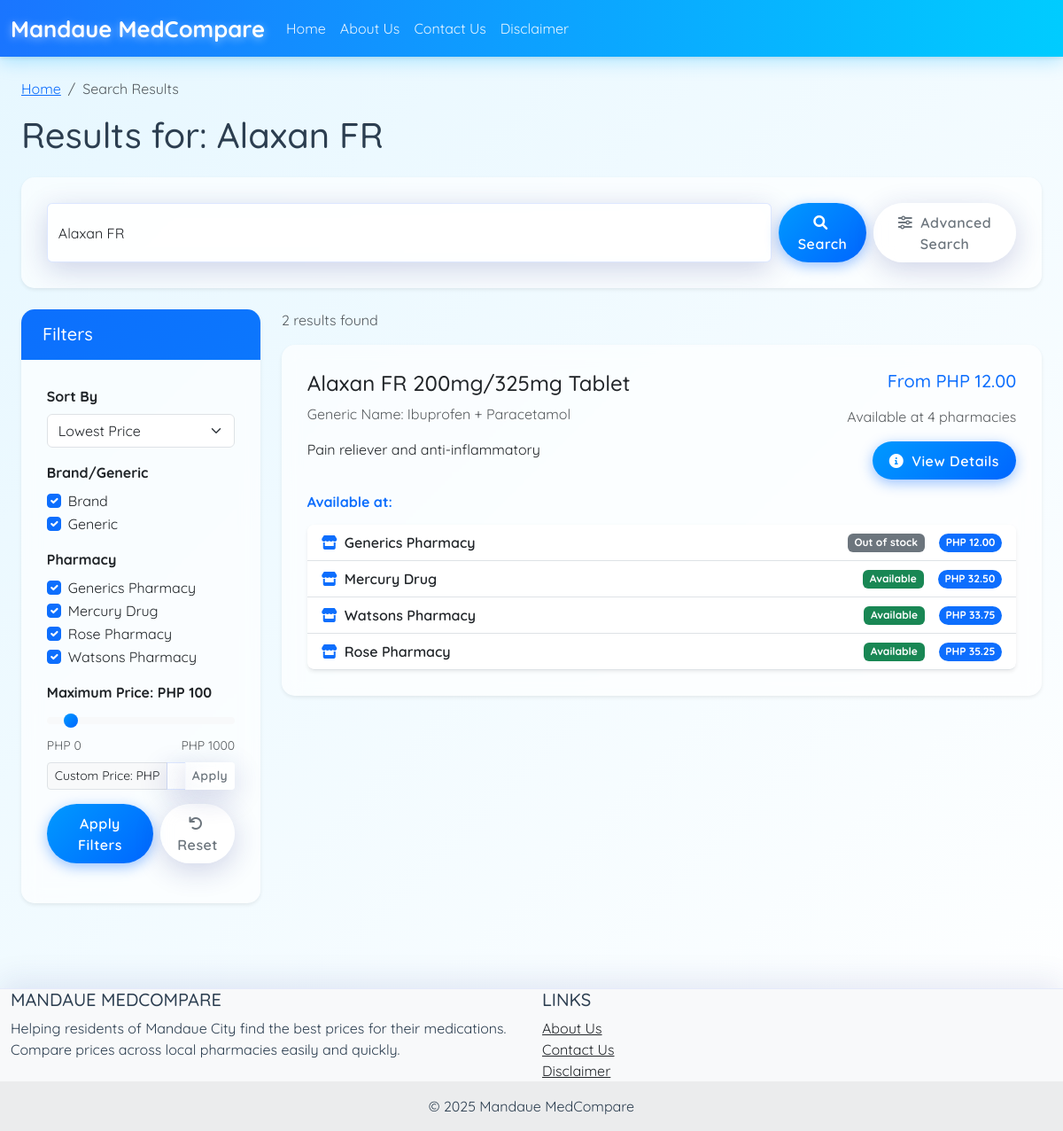
Page /user/search.php?q=Alaxan+FR on the committed database.
### tables this page shows
CREATE TABLE `pharmacies` (
  `id` int(11) NOT NULL,
  `name` varchar(255) NOT NULL,
  `address` text NOT NULL,
  `contact` varchar(100) DEFAULT NULL,
  `latitude` decimal(10,8) DEFAULT NULL,
  `longitude` decimal(11,8) DEFAULT NULL,
  `created_at` timestamp NOT NULL DEFAULT current_timestamp(),
  `updated_at` timestamp NOT NULL DEFAULT current_timestamp() ON UPDATE current_timestamp()
);

CREATE TABLE `medications` (
  `id` int(11) NOT NULL,
  `name` varchar(255) NOT NULL,
  `generic_name` varchar(255) DEFAULT NULL,
  `dosage` varchar(100) NOT NULL,
  `form` varchar(100) NOT NULL,
  `description` text DEFAULT NULL,
  `created_at` timestamp NOT NULL DEFAULT current_timestamp(),
  `updated_at` timestamp NOT NULL DEFAULT current_timestamp() ON UPDATE current_timestamp()
);

CREATE TABLE `medication_prices` (
  `id` int(11) NOT NULL,
  `medication_id` int(11) NOT NULL,
  `pharmacy_id` int(11) NOT NULL,
  `price` decimal(10,2) NOT NULL,
  `created_at` timestamp NOT NULL DEFAULT current_timestamp(),
  `updated_at` timestamp NOT NULL DEFAULT current_timestamp() ON UPDATE current_timestamp(),
  `status` enum('available','out_of_stock') NOT NULL DEFAULT 'available'
);

### user/search.php (the view, shortened to what the rows shown need)
<?php
require_once 'includes/functions.php';
$searchQuery = isset($_GET['q']) ? sanitize($_GET['q']) : '';
$category = isset($_GET['category']) ? sanitize($_GET['category']) : '';
if (strlen($searchQuery) < 3 && empty($category)) {
    $searchTooShort = true;
    $medications = [];
    $pageTitle = "Search";
} else {
    $searchTooShort = false;
    $sortBy = isset($_GET['sort']) ? sanitize($_GET['sort']) : 'price_low';
    $selectedPharmacies = isset($_GET['pharmacy']) ? array_map('intval', $_GET['pharmacy']) : [];
    $maxPrice = isset($_GET['max_price']) ? (float) $_GET['max_price'] : 100;
    if (!empty($searchQuery)) {
        $medications = searchMedications($searchQuery);
        $pageTitle = "Results for: " . $searchQuery;
    } elseif (!empty($category)) {
        $medications = getAllMedications();
        $pageTitle = "Category: " . $category;
    } else {
        $medications = getAllMedications();
        $pageTitle = "All Medications";
    }
}
$pharmacies = getAllPharmacies();
include_once 'includes/header.php';
?>
<div class="container">
    <h1 class="mb-4"><?php echo $pageTitle; ?></h1>
    <?php if ($searchTooShort): ?>
        <div class="alert alert-info">
            <i class="fas fa-info-circle me-2"></i> Please enter at least 3 characters to search for medications.
            <p class="mt-2 mb-0">
                Try our <a href="manual_search.php" class="alert-link">Advanced Search</a> for more options.
            </p>
        </div>
    <?php else: ?>
        <div class="row">
            <div class="col-md-3 mb-4">
                <div class="card shadow-sm">
                    <div class="card-body">
                        <form action="search.php" method="GET" id="filterForm">
                            <div class="mb-3">
                                <?php foreach ($pharmacies as $pharmacy): ?>
                                    <div class="form-check">
                                        <input class="form-check-input" type="checkbox" name="pharmacy[]"
                                            value="<?php echo $pharmacy['id']; ?>" id="pharmacy<?php echo $pharmacy['id']; ?>"
                                            <?php echo empty($selectedPharmacies) || in_array($pharmacy['id'], $selectedPharmacies) ? 'checked' : ''; ?>>
                                        <label class="form-check-label" for="pharmacy<?php echo $pharmacy['id']; ?>">
                                            <?php echo sanitize($pharmacy['name']); ?>
                                        </label>
                                    </div>
                                <?php endforeach; ?>
                            </div>
                        </form>
                    </div>
                </div>
            </div>
            <div class="col-md-9">
                <?php if (empty($medications)): ?>
                    <div class="alert alert-info">
                        No medications found matching your search criteria. Please try a different search term.
                    </div>
                <?php else: ?>
                    <?php
                    $filteredMedications = [];
                    $initialCount = count($medications);
                    $afterPriceCount = 0;
                    $afterPharmacyCount = 0;
                    $afterTypeCount = 0;
                    $noPricesCount = 0;
                    foreach ($medications as $medication):
                        $prices = getMedicationPrices($medication['id']);
                        if (empty($prices)) {
                            $noPricesCount++;
                            continue;
                        }
                        $afterPharmacyCount++;
                        if ($maxPrice > 0) {
                            $filteredPrices = [];
                            foreach ($prices as $price) {
                                if ($price['price'] <= $maxPrice) {
                                    $filteredPrices[] = $price;
                                }
                            }
                            $prices = $filteredPrices;
                        }
                        $afterPriceCount++;
                        $afterTypeCount++;
                        if ($sortBy == 'price_high') {
                            usort($prices, function ($a, $b) {
                                return $b['price'] - $a['price'];
                            });
                        } else if ($sortBy == 'pharmacy') {
                            usort($prices, function ($a, $b) {
                                return strcmp($a['pharmacy_name'], $b['pharmacy_name']);
                            });
                        } else {
                            usort($prices, function ($a, $b) {
                                return $a['price'] - $b['price'];
                            });
                        }
                        $medication['filtered_prices'] = $prices;
                        $filteredMedications[] = $medication;
                    endforeach;
                    usort($filteredMedications, function ($a, $b) {
                        $priceA = !empty($a['filtered_prices']) ? $a['filtered_prices'][0]['price'] : PHP_INT_MAX;
                        $priceB = !empty($b['filtered_prices']) ? $b['filtered_prices'][0]['price'] : PHP_INT_MAX;
                        return $priceA - $priceB;
                    });
                    if (empty($filteredMedications)):
                        ?>
                        <div class="alert alert-info">
                            <p>No medications found matching your filter criteria. Please try different filters.</p>
                            <?php if ($initialCount == 0): ?>
                                <p><strong>Suggestion:</strong> Try a different search term. No medications matched
                                    "<?php echo $searchQuery; ?>".</p>
                            <?php elseif ($noPricesCount == $initialCount): ?>
                                <p><strong>Suggestion:</strong> The medications found have no price information available yet.</p>
                            <?php elseif ($afterPharmacyCount == 0 && !empty($selectedPharmacies)): ?>
                                <p><strong>Suggestion:</strong> Try selecting different pharmacies.</p>
                            <?php elseif ($afterPriceCount == 0 && $afterPharmacyCount > 0): ?>
                                <p><strong>Suggestion:</strong> Try increasing your maximum price or removing the price filter.</p>
                            <?php elseif ($afterTypeCount == 0 && $afterPriceCount > 0): ?>
                                <p><strong>Suggestion:</strong> Try selecting both "Brand" and "Generic" medication types.</p>
                            <?php endif; ?>
                            <a href="search.php<?php echo !empty($searchQuery) ? '?q=' . urlencode($searchQuery) : ''; ?>"
                                class="btn btn-outline-primary mt-2">
                                <i class="fas fa-redo me-1"></i> Reset Filters
                            </a>
                        </div>
                    <?php else: ?>
                        <?php foreach ($filteredMedications as $medication):
                            $prices = $medication['filtered_prices'];
                            $lowestPrice = !empty($prices) ? $prices[0]['price'] : null;
                            ?>
                            <div class="card mb-4 shadow-sm">
                                <div class="card-body">
                                    <div class="row">
                                        <div class="col-md-8">
                                            <h4 class="card-title"><?php echo sanitize($medication['name']); ?>
                                                <?php echo sanitize($medication['dosage'] . ' ' . $medication['form']); ?></h4>
                                            <?php if (!empty($medication['generic_name'])): ?>
                                                <p class="text-muted">Generic Name: <?php echo sanitize($medication['generic_name']); ?></p>
                                            <?php endif; ?>
                                            <p><?php echo nl2br(sanitize($medication['description'])); ?></p>
                                        </div>
                                        <div class="col-md-4 text-md-end">
                                            <?php if ($lowestPrice): ?>
                                                <h5 class="text-primary mb-3">From <?php echo formatPrice($lowestPrice); ?></h5>
                                                <p class="text-muted">Available at <?php echo count($prices); ?> pharmacies</p>
                                            <?php else: ?>
                                                <p class="text-muted">Price information not available</p>
                                            <?php endif; ?>
                                            <a href="details.php?id=<?php echo $medication['id']; ?>" class="btn btn-primary">
                                                <i class="fas fa-info-circle me-1"></i> View Details
                                            </a>
                                        </div>
                                    </div>
                                    <div class="mt-3">
    <h6 class="mb-3 fw-bold text-primary">Available at:</h6>
    <ul class="list-group shadow-sm rounded-3">
        <?php foreach($prices as $price): ?>
            <li class="list-group-item d-flex justify-content-between align-items-center border-0 border-bottom">
                <div class="d-flex align-items-center">
                    <i class="fas fa-store text-primary me-2"></i>
                    <span class="fw-semibold text-dark"><?php echo sanitize($price['pharmacy_name']); ?></span>
                </div>
                <div class="d-flex align-items-center gap-3">
                    <span class="badge bg-<?php echo $price['status'] === 'available' ? 'success' : 'secondary'; ?>">
                        <?php echo ucfirst(str_replace('_', ' ', $price['status'])); ?>
                    </span>
                    <span class="badge bg-primary rounded-pill">
                        <?php echo formatPrice($price['price']); ?>
                    </span>
                </div>
            </li>
        <?php endforeach; ?>
    </ul>
</div>
                                </div>
                            </div>
                        <?php endforeach; ?>
                    <?php endif; ?>
                <?php endif; ?>
            </div>
        </div>
    <?php endif; ?>
</div>
<?php include_once 'includes/footer.php'; ?>

### rows in the picture
pharmacies: name "Generics Pharmacy"
pharmacies: name "Mercury Drug"
pharmacies: name "Rose Pharmacy"
pharmacies: name "Watsons Pharmacy"
medications: name "Alaxan FR", dosage+form "200mg/325mg Tablet", generic_name "Ibuprofen + Paracetamol", description "Pain reliever and anti-inflammatory", count($prices) "4"
medication_prices: price "PHP 12.00", pharmacy.name "Generics Pharmacy", status "Out of stock"
medication_prices: pharmacy.name "Mercury Drug", status "Available", price "PHP 32.50"
medication_prices: pharmacy.name "Watsons Pharmacy", status "Available", price "PHP 33.75"
medication_prices: pharmacy.name "Rose Pharmacy", status "Available", price "PHP 35.25"

### other values in the picture
APP_NAME "Mandaue MedCompare"
$pageTitle "Results for: Alaxan FR"
$maxPrice "100"
count($medications) "2"
APP_NAME "MANDAUE MEDCOMPARE"
